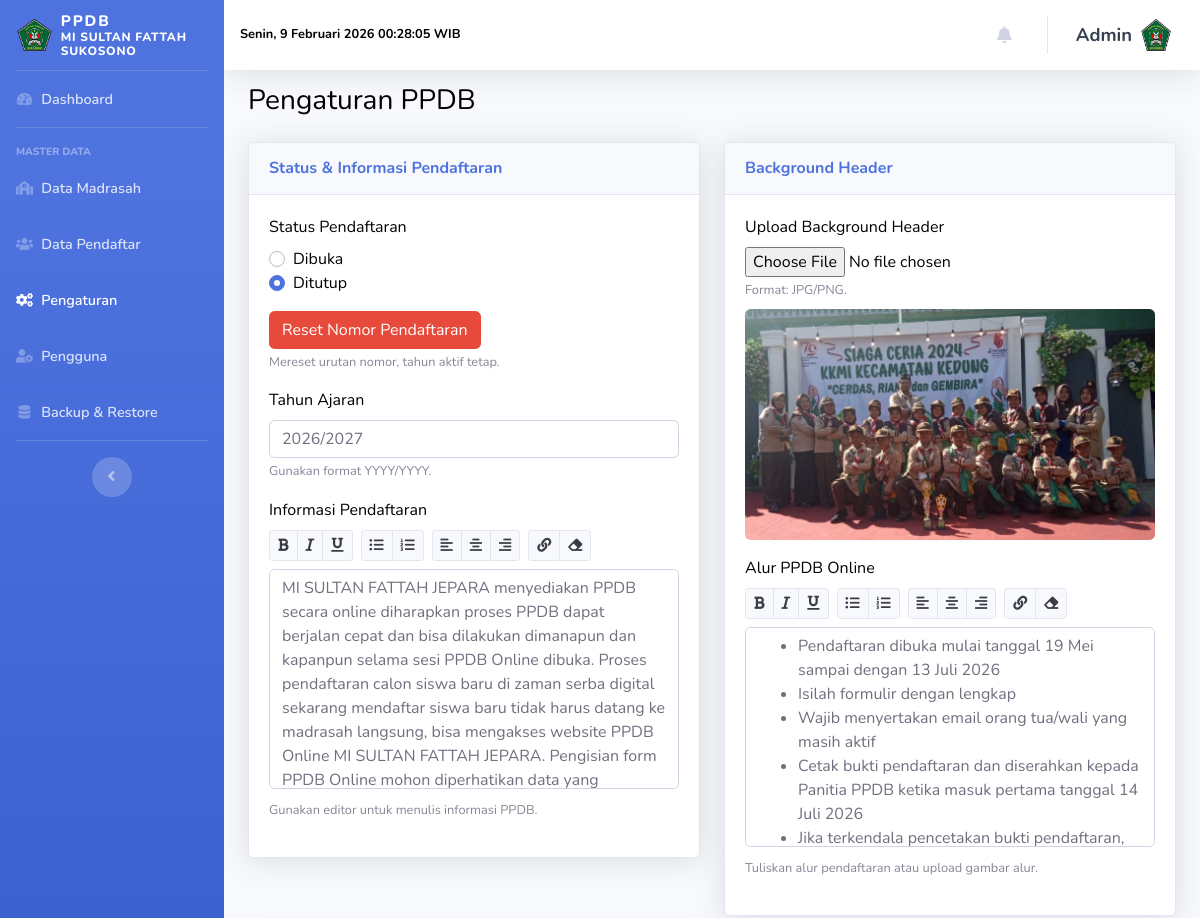
Page /admin/index.php?page=pengaturan (signed in, upper part) on the earlier database version.
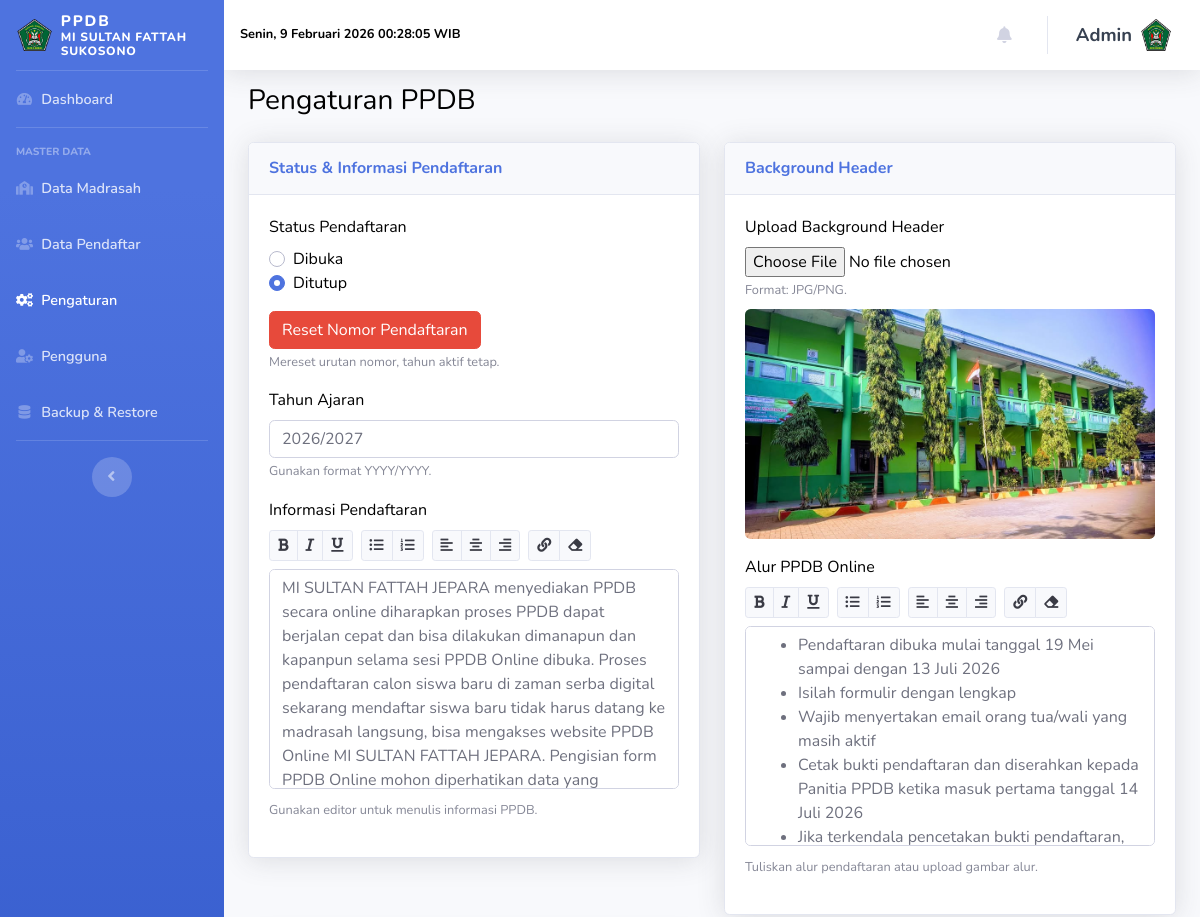
Same page on the later database version.
### tables this page shows
CREATE TABLE `pengaturan` (
  `id` int unsigned NOT NULL AUTO_INCREMENT,
  `nama` varchar(50) NOT NULL,
  `nilai` text NOT NULL,
  PRIMARY KEY (`id`),
  UNIQUE KEY `nama` (`nama`)
);

### config.php (called while the page is built, shortened)
<?php
$db_host = 'localhost';
$db_user = 'root';
$db_pass = '';
$db_name = 'ppdb_2026';
$mysqli = new mysqli($db_host, $db_user, $db_pass, $db_name);
$mysqli->set_charset('utf8mb4');
function base_url(string $path = ''): string
{
    $base = rtrim('http://localhost/ppdb_2026', '/');
    return $base . '/' . ltrim($path, '/');
}
function esc($value): string
{
    if (is_scalar($value)) {
        return htmlspecialchars((string)$value, ENT_QUOTES, 'UTF-8');
    }
    return '';
}
function get_option(string $name, string $default = ''): string
{
    global $mysqli;
    $stmt = $mysqli->prepare('SELECT nilai FROM pengaturan WHERE nama = ? LIMIT 1');
    $stmt->bind_param('s', $name);
    $stmt->execute();
    $stmt->bind_result($nilai);
    if ($stmt->fetch()) {
        return (string)$nilai;
    }
    return $default;
}
function get_ppdb_status(): string
{
    $manual = get_option('status_pendaftaran', 'tutup');
    $start = get_option('pendaftaran_start_at', '');
    $end = get_option('pendaftaran_end_at', '') !== '' ? get_option('pendaftaran_end_at', '') : get_option('pendaftaran_open_until', '');
    $now = time();
    $tsEnd = $end !== '' ? strtotime($end) : false;
    if ($tsEnd !== false && $now > $tsEnd) {
        return 'tutup';
    }
    return 'buka';
}

### admin/pages/pengaturan.php (the view, shortened to what the changed rows need)
<?php
get_ppdb_status();
$status_pendaftaran = get_option('status_pendaftaran', 'tutup');
$info_pendaftaran = get_option('info_pendaftaran', '');
$syarat_pendaftaran = get_option('syarat_pendaftaran', '');
$fasilitas_siswa = get_option('fasilitas_siswa', '');
$alur_pendaftaran = get_option('alur_pendaftaran', '');
$header_background = get_option('header_background', '');
?>
<div class="container-fluid">
    <div class="d-sm-flex align-items-center justify-content-between mb-4">
        <h1 class="h3 mb-0 text-gray-800">Pengaturan PPDB</h1>
    </div>
    <form method="post" enctype="multipart/form-data">
        <div class="row">
            <div class="col-lg-6">
                <div class="card shadow mb-4">
                    <div class="card-body">
                        <div class="form-group">
                            <?php if ($header_background !== ''): ?>
                            <div class="mt-2">
                                <img src="<?= esc(base_url('uploads/' . $header_background)); ?>" alt="Header"
                                    class="img-fluid rounded">
                            </div>
                            <?php endif; ?>
                        </div>
                    </div>
                </div>
            </div>
        </div>
    </form>
</div>

Differences in the rows shown:
changed pengaturan (number 2 of 2 on the later page): nilai: a different picture
